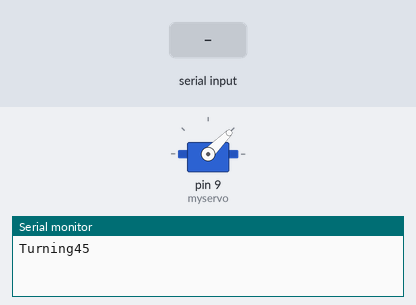
Bench run of a sketch on a simulated Arduino Leonardo, built with avr-gcc and run on an emulated ATmega32U4. Shown: servo, the last lines printed to the serial monitor. Inputs (shaded band) come from the test bench.

Above: at 1.2 s.
1.3 s: "s" received over Serial
At 2.1 s:
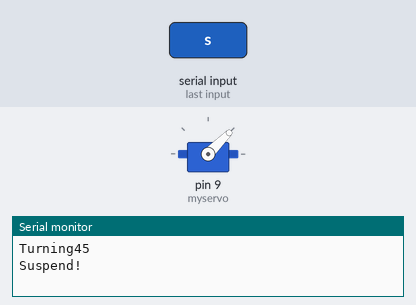
2.8 s: "r" received over Serial
At 3.4 s:
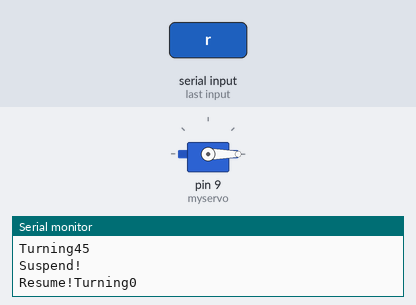
Timing chart, 0 to 11.8 s (numbered marks = the images above; inputs shaded):
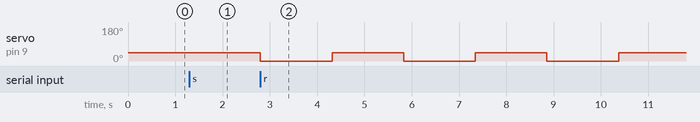

Measured:
- after the input at 1.3 s, servo on pin 9 (myservo): stays 45° (without the input it goes to 0° after 0.23 s)
- after the input at 2.8 s, servo on pin 9 (myservo): alternates 45° for 1.5 s and 0° for 1.5 s, starting at once

The sketch:

FreeRTOS_Servo_Jul9.ino
```cpp
/*
 * 西红柿武士作品
 * FreeRTOS系列视频示例--串口通讯控制伺服电机
 */

#include <Arduino_FreeRTOS.h>
#include <Servo.h>

//定义任务句柄
TaskHandle_t TaskSerial_Handler;
TaskHandle_t TaskServo_Handler;

//定义任务调用函数
//void TaskBlink( void *pvParameters );
void TaskSerial(void* pvParameters);
void TaskServo(void* pvParameters);

// the setup function runs once when you press reset or power the board
void setup() {
  // 初始化串口通讯窗口，设置波特率为9600
  Serial.begin(9600);

  while (!Serial) {
    ; // wait for serial port to connect. Needed for native USB, on LEONARDO, MICRO, YUN, and other 32u4 based boards.
  }

  // 创立两个任务
  //伺服电机任务
   xTaskCreate(
    TaskServo //任务函数指针（函数名）
    ,  "Servo" //任务名字
    ,  128  // 栈尺寸
    ,  NULL // 传入给任务函数的参数（这里为空，不需要参数）
    ,  1  // 优先级
    ,  &TaskServo_Handler );  //任务句柄
 //串口通讯任务
  xTaskCreate(
    TaskSerial //任务函数指针（函数名）
    ,  "Serial" //任务名字
    ,  128  // 栈尺寸
    ,  NULL //传入给任务函数的参数（这里为空，不需要参数）
    ,  1  // 优先级
    ,  &TaskSerial_Handler );  //任务句柄

}


void loop()
{
  // Empty. Things are done in Tasks.
}

/*--------------------------------------------------*/
/*---------------------- Tasks ---------------------*/
/*--------------------------------------------------*/

void TaskSerial(void* pvParameters){
/*
 串口通讯任务，读取输入字符，'s'挂起任务，'r'重启任务

*/
  (void) pvParameters;

   for (;;) // A Task shall never return or exit.
   {
    while(Serial.available()>0){
      switch(Serial.read()){
        case 's':
          //vTaskSuspend(TaskBlink_Handler);
          vTaskSuspend(TaskServo_Handler);
          Serial.println("Suspend!");
          break;
        case 'r':
          //vTaskResume(TaskBlink_Handler);
          vTaskResume(TaskServo_Handler);
          Serial.println("Resume!");
          break;

      }
      vTaskDelay(1);
    }
   }
}

//伺服电机任务
void TaskServo(void *pvParameters)  // This is a task.
{
  (void) pvParameters;
  Servo myservo; //初始化伺服电机对象
  myservo.attach(9); //和9引脚绑定
  int val01 = 45; //设置转动角度变量
  int val02 =0; //设置转动角度变量
  for (;;) // A Task shall never return or exit.
  {
    //Serial.println(11);
    myservo.write(val01); //转动角度
    Serial.print("Turning"); //打印信息
    Serial.println(val01);
    vTaskDelay(100); //延迟让转动完成
    myservo.write(val02); //转动角度
    Serial.print("Turning");//打印信息
    Serial.println(val02);
    vTaskDelay(100); //延迟让转动完成
  }
}
```
